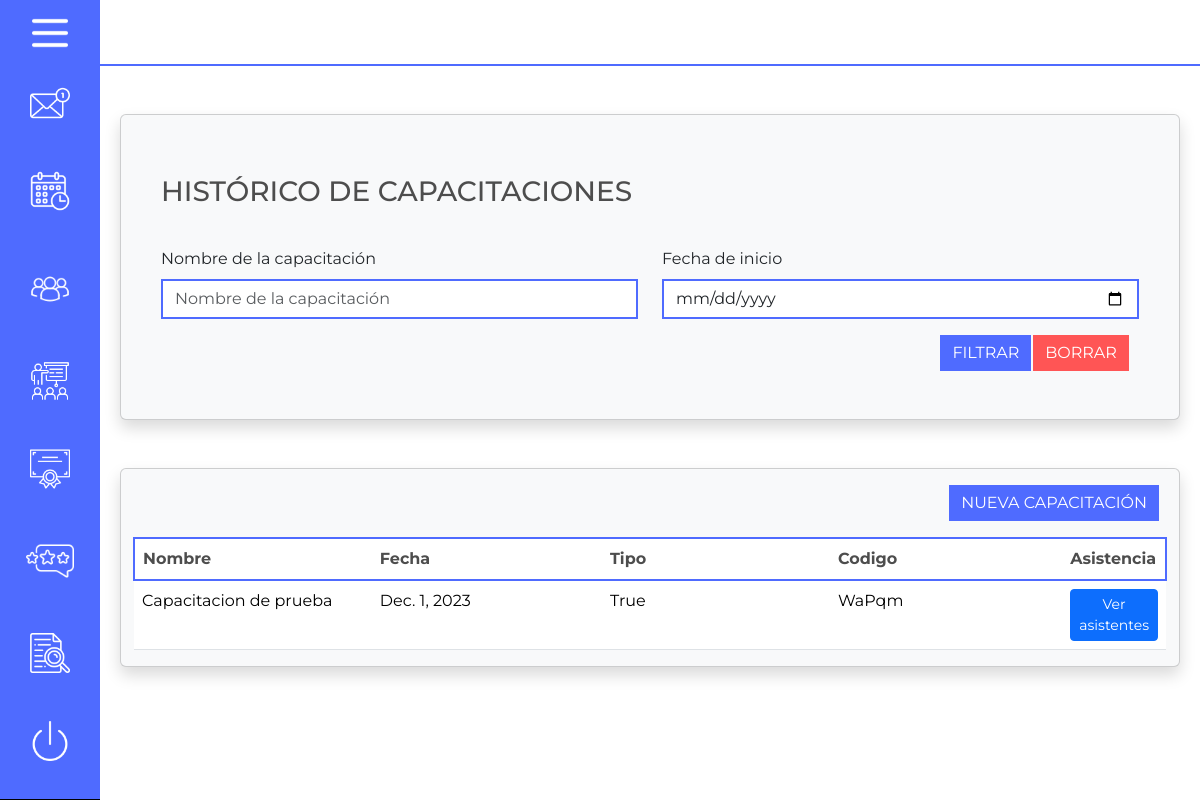
Page /sca/training_history_ad (signed in) on the committed database.
### scaItescaApp/models.py (models this page shows)
class Training(models.Model):
    name = models.CharField(max_length=255)
    trainer = models.CharField(max_length=255)
    description = models.CharField(max_length=255)
    attendance_code = models.CharField(max_length=5)
    modality = models.BooleanField()
    general = models.BooleanField()
    internal = models.BooleanField()
    status = models.BooleanField()
    area_id = models.ForeignKey(Area, on_delete=models.CASCADE)

class Date(models.Model):
    day = models.DateField()

### scaItescaApp/views.py (the view)
# urls.py: path('sca/training_history_ad', views.trainingHistoryAdmin, name="training_history_ad"),
@login_required
def trainingHistoryAdmin(request):
    training_list = []
    trainings = Training.objects.all()
    date_filter = ""
    if "input_training_name" in request.POST.keys():
        if not request.POST["input_training_name"] == "":
            trainings = Training.objects.filter(name__contains=request.POST["input_training_name"])
        if not request.POST["input_date"] == "":
            date_filter= request.POST["input_date"]
    for training in trainings:
        dates = Date_Training.objects.filter(training_id = training)
        if not date_filter == "":
            obj_date = Date.objects.filter(day=date_filter)[0]
            dates=dates.filter(date_id=obj_date)
        obj_date = []
        for date in dates:
            obj_date.append(Date.objects.filter(id=date.date_id.id)[0])
        training_list.append({"training": training, "date": obj_date, "type":training.modality})
    template = loader.get_template('training_history_admin.html')
    context = {
        'training_ad_list': training_list,
        'user_type': userTypeTest(request.user),
    }
    return HttpResponse(template.render(context, request))

### scaItescaApp/views.py (called while the page is built)
def isAdministradorTest(user):
    grupo_admin = Group.objects.filter(name="Administrador").get()
    return grupo_admin in user.groups.all()

def userTypeTest(user):
    if isAdministradorTest(user):
        return "Administrador"
    if isJefeDeDepartamentoTest(user):
        return "Jefe de departamento"
    return "Personal"

### scaItescaApp/templates/training_history_admin.html (shortened to what this page needs)
{% extends 'menu.html' %}
{% block css_links %}
<link rel="stylesheet" href="../static/CSS/general.css">
<link rel="stylesheet" href="../static/CSS/training_event_evaluation_CSS.css">
{% endblock %}
{% block content%}
    <div class="card shadow p-4  bg-body-tertiary rounded">
        <div class="card-body">
            <h3 style="margin-bottom: 4%; margin-top: 2%;">HISTÓRICO DE CAPACITACIONES</h3>
            <form action="" method="post">
                <div class="row mb-2">
                    <div class="col-sm-6">
                        <div class="mb-3">
                            <label for="input_training_name" class="form-label">Nombre de la capacitación</label>
                            <input maxlength="250" type="text" class="form-control" id="input_training_name" name="input_training_name"
                                placeholder="Nombre de la capacitación">
                        </div>
                    </div>
                    <div class="col-sm-6">
                        <div class="col-12">
                            <div class="row">
                                <div class="col-sm-12" style="align-items: center">
                                    <label for="input_date" class="form-label">Fecha de inicio</label>
                                    <input type="date" class="form-control" name="input_date">
                                </div>
                            </div>
                        </div>
                    </div>
                    <div class="col-12">
                        <div class="container-fluid" style="display: flex; justify-content: right;">
                            <button id="button_filtrar" type="sumbit" class="btn" onClick="">FILTRAR</button>
                            <a href="../sca/training_history_ad"><button id="button_cancelar" type="button" class="btn" style="margin-left: 2%;">BORRAR</button></a>
                        </div>
                    </div>
                </div>
            </form>
        </div>
    </div>
    <div class="card container-fluid bg-body-tertiary table-responsive shadow mt-5">
        <div class="col mt-3 mb-3 text-end">
            <a href="../sca/add_training_form"><button id="button_gen_report" type="button" class="btn me-2 ms-auto">NUEVA CAPACITACIÓN</button></a>
        </div>
        <div class="col-sm-12">
            <table class="table rounded" id="table-users">
                <thead>
                    <tr>
                        <th class="col-3">Nombre</th>
                        <th class="col-3">Fecha</th>
                        <th class="col-3">Tipo</th>
                        <th class="col-3">Codigo</th>
                        <th class="col-3">Asistencia</th>
                    </tr>
                </thead>
                <tbody>
                    {%for training in training_ad_list%}
                        <tr>
                            <td>{{training.training.name}}</td>
                            <td>{%for date in training.date%}
                                    {{date.day}}
                                {%endfor%}
                                </td>
                            <td>{{training.type}}</td>
                            <td>{{training.training.attendance_code}}</td>
                            <td><a href="../sca/show_attendances/{{training.training.id}}/"><button type="button" class="btn btn-primary btn-sm">Ver asistentes</button></td>
                        </tr>
                    {% endfor%}
                </tbody>
            </table>
        </div>
    </div>
{% endblock %}

### scaItescaApp/static/CSS/general.css (style rules this page uses)
body { background-color: white; font-family: 'Montserrat', sans-serif; }
h3 { font-style: bold; color: #4D4D4D; }
#button_filtrar { background-color: #4F6BFF; color: white; border: none; border-radius: 0%; }
#button_gen_report { background-color: #4F6BFF; color: white; border: none; border-radius: 0%; }
#button_cancelar { background-color: #FF5555; color: white; border: none; border-radius: 0%; }
.form-control { box-sizing: border-box; border: 2px solid #4F6BFF; -webkit-transition: 0.5s; transition: 0.5s; border-radius: 0%; outline: none; }
#table-users > thead { border: 2px solid #4F6BFF; color: #4D4D4D; }
#table-users > thead > tr > th { color: #4D4D4D; }

### scaItescaApp/static/CSS/training_event_evaluation_CSS.css (style rules this page uses)
label { margin-bottom: 30%; }

### rows in the picture
Training: training.name "Capacitacion de prueba", type "True", training.attendance_code "WaPqm"
Date: day "Dec. 1, 2023"
